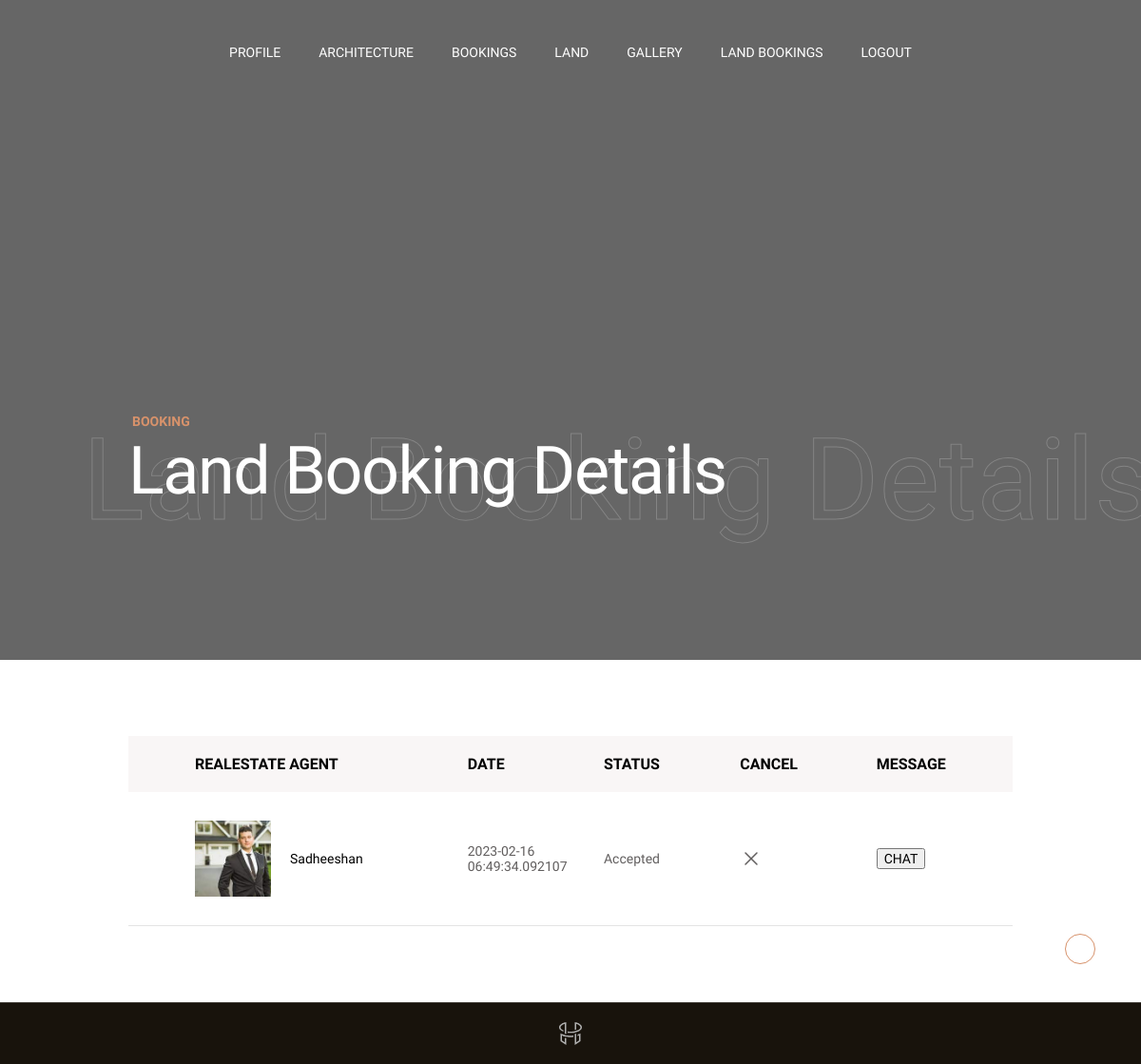
Before: /user/realbook_details.php (signed in) with the older database file.
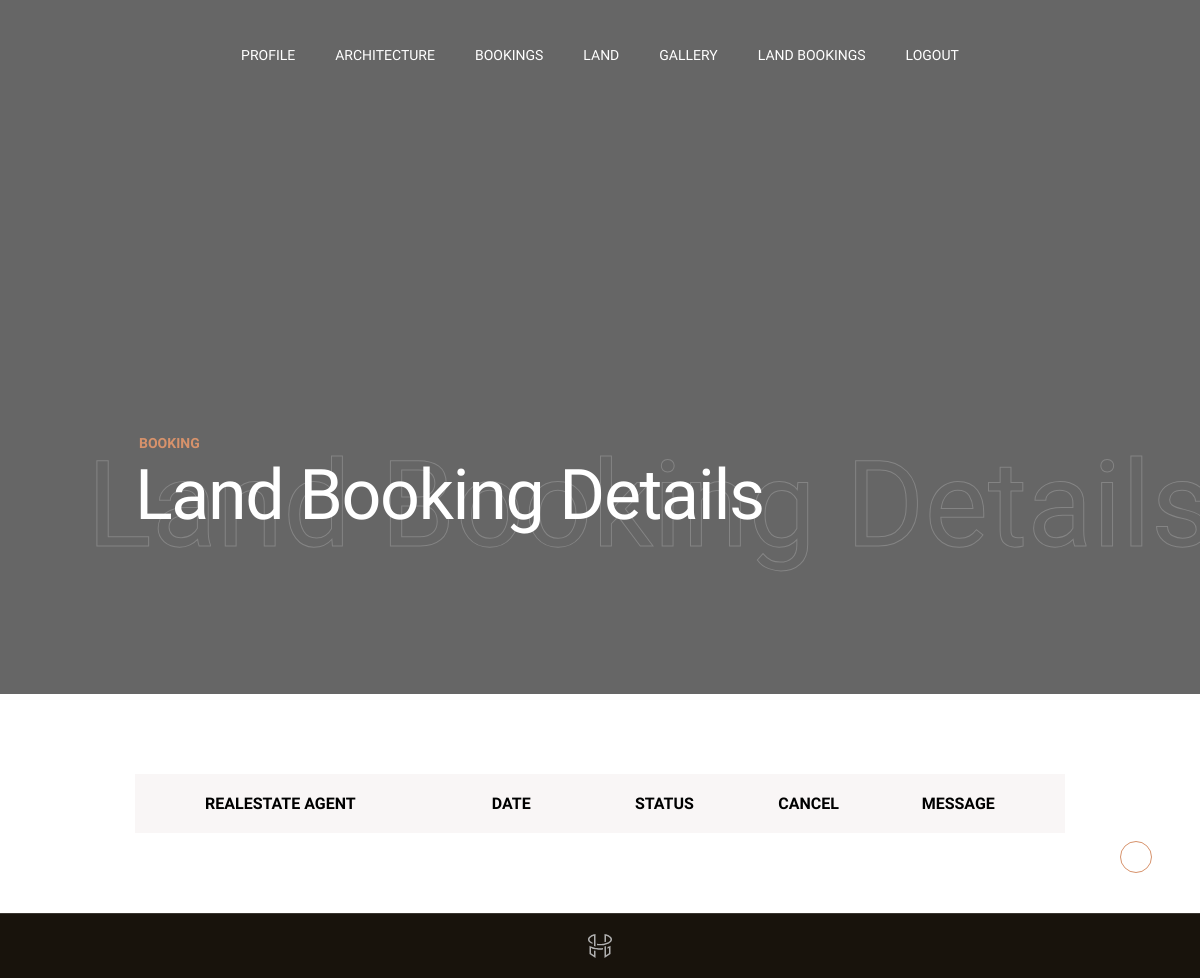
After: the same page with the newer database file.
### tables this page shows
CREATE TABLE IF NOT EXISTS `real_booking` (
  `re_id` int(11) NOT NULL AUTO_INCREMENT,
  `rel_id` int(11) NOT NULL,
  `rerl_id` int(11) NOT NULL,
  `re_fname` varchar(100) NOT NULL,
  `re_lname` varchar(100) NOT NULL,
  `re_email` varchar(100) NOT NULL,
  `re_address` varchar(100) NOT NULL,
  `re_contactnumber` varchar(100) NOT NULL,
  `re_status` varchar(100) NOT NULL,
  `re_date` timestamp(6) NOT NULL DEFAULT CURRENT_TIMESTAMP(6),
  PRIMARY KEY (`re_id`)
);

CREATE TABLE IF NOT EXISTS `real_estate_registration` (
  `r_id` int(30) NOT NULL AUTO_INCREMENT,
  `rl_id` int(30) NOT NULL,
  `r_fname` varchar(100) NOT NULL,
  `r_lname` varchar(100) NOT NULL,
  `r_address` varchar(100) NOT NULL,
  `r_email` varchar(100) NOT NULL,
  `r_password` varchar(100) NOT NULL,
  `r_mobilenumber` varchar(100) NOT NULL,
  `r_file` varchar(100) NOT NULL,
  PRIMARY KEY (`r_id`)
);

### user/realbook_details.php (the view, shortened to what this page needs)
<?php
include 'uheader.php';
?>
  <div class="content-wrapper  js-content-wrapper">
        <section class="page-masthead">
          <div data-parallax="0.6" class="page-masthead__bg">
          </div>
          <div class="container">
            <div class="page-masthead__content">
              <div class="row justify-content-between md:justify-content-center align-items-center">
                <div class="col-lg-9 col-md-10">
                  <div data-anim="slide-up delay-1">
                    <div class="page-masthead__subtitle">Booking</div>
                    <div class="page-masthead__back_title">Land Booking Details</div>
                    <h1 class="page-masthead__title text-white">Land Booking Details</h1>
                  </div>
                </div>
              </div>
            </div>
          </div>
        </section>
        <section class="layout-pt-md layout-pb-md">
          <div class="container">
            <div class="row x-gap-60">
              <div class="col-lg">
                <div class="shopCart-header sm:d-none">
                  <div class="row no-gutters justify-content-between">
                    <div class="col-md-4">
                      <div class="shopCart-header__title">
                        Realestate Agent
                      </div>
                    </div>
                    <div class="col-md-2">
                      <div class="shopCart-header__title">
                        Date
                      </div>
                    </div>
                    <div class="col-md-2">
                      <div class="shopCart-header__title">
                        Status
                      </div>
                    </div>
                    <div class="col-md-2">
                      <div class="shopCart-header__title">
                        Cancel
                      </div>
                    </div>
                    <div class="col-md-2">
                      <div class="shopCart-header__title">
                        Message
                      </div>
                    </div>
                  </div>
                </div>
                <div class="shopCart-products">
                  <?php
                    $result = $con->query("SELECT real_estate_registration.rl_id,real_estate_registration.r_fname,real_booking.re_date,real_booking.re_status,real_estate_registration.r_file,real_booking.re_id  FROM real_booking INNER JOIN real_estate_registration ON real_booking.rerl_id=real_estate_registration.rl_id WHERE real_booking.rel_id=$l_id");
                               while($row= mysqli_fetch_array($result))
                                 {
                                  ?>
                  <div class="shopCart-products__item">
                    <div class="row no-gutters y-gap-10 justify-content-between">
                      <div class="col-md-4">
                        <div class="shopCart-products__product">
                          <div class="image">
                            <div class="bg-image js-lazy" data-bg="../uploads/<?php echo  $r_file= $row['r_file']; ?>"></div>
                          </div>
                          <div class="title"><?php echo  $r_fname= $row['r_fname']; ?></div>
                        </div>
                      </div>
                      <div class="col-md-2 sm:mt-16">
                        <div class="d-flex h-100 align-items-center">
                          <div class="shopCart-products__price text-grey">
                             <?php echo  $re_date=$row['re_date']; ?>
                          </div>
                        </div>
                      </div>
                      <div class="col-md-2">
                        <div class="d-flex h-100 align-items-center">
                          <div class="shopCart-products__quantity text-grey">
                            <?php
  $re_status=$row['re_status'];
if($re_status=='Accepted')
{
 ?>
 <a href="enterdetails.php?re_id=<?php echo $row['re_id']; ?>">Accepted</a>
 <?php
}
else
{
  echo "Booked";
}
                             ?>
                          </div>
                        </div>
                      </div>
                      <div class="col-md-2">
                        <div class="d-flex h-100 align-items-center">
                          <div class="shopCart-products__subtotal text-grey">
                            <div class="shopCart-products__cross">
                       <a href="deletereal_booking.php?re_id=<?php echo $row['re_id']; ?>"> <i class="icon" data-feather="x"></i></a>
                      </div>
                          </div>
                        </div>
                      </div>
                          <div class="col-md-2">
                        <div class="d-flex h-100 align-items-center">
                          <div class="shopCart-products__subtotal text-grey">
                            <div class="shopCart-products__cross">
                       <a href="real_msguser.php?cl_id=<?php echo  $rl_id=$row['rl_id']; ?>"> <input type="button" name="" value="CHAT"></a>
                      </div>
                          </div>
                        </div>
                      </div>
                    </div>
                  </div>
                <?php   }
                                 ?>
                </div>
              </div>
              </div>
          </div>
        </section>
       <?php
include 'ufooter.php';
?>

### user/uheader.php (shortened to what this page needs)
<?php
  $l_id=$_SESSION['l_id'];
                                 ?>
<!DOCTYPE html>
<html lang="en">
<head>
  <link rel="stylesheet" href="dist/leaflet.css"  />
  <link rel="stylesheet" href="css/vendors.css">
  <link rel="stylesheet" href="css/main.css">
   <link rel="stylesheet" href="css/all.min.css">
</head>
<body class="preloader-visible" data-barba="wrapper">
  <div class="barba-container" data-barba="container">
    <main class="main-content  ">
      <header class="header  js-header">
        <div class="header__bar  js-header-bar">
          <div class="row justify-content-between align-items-center">
            <div class="col-auto z-5 js-header-item">
              <div class="header__item -margin-sm">
                <div class="header__logo text-white js-header-logo">
                  <a data-barba href="index.php">
                    <i class="icon icon-logo"></i>
                  </a>
                </div>
              </div>
            </div>
            <div class="menu js-menu ">
              <div class="menu__container">
                <ul class="nav js-navList ">
                  <li class="text-white">
                    <a  href="userprofile.php">Profile</a>
                  </li>
                  <li class="text-white">
                    <a href="architecturecompany.php">Architecture</a>
                  </li>
                  <li class="text-white">
                    <a href="bookingdetails.php">Bookings</a>
                  </li>
                  <li class="text-white">
                    <a href="land_view.php">Land</a>
                  </li>
                   <li class="text-white">
                    <a href="gallery.php">Gallery</a>
                  </li>
                  <li class="text-white">
                    <a href="realbook_details.php">Land Bookings</a>
                  </li>
                  <li class="text-white">
                    <a href="logout.php">Logout</a>
                  </li>
                        </ul>
              </div>
            </div>
            <div class="col-auto z-5 sm:pos-unset js-header-item">
              </div>
            </div>
          </div>
        </div>

### user/ufooter.php (shortened to what this page needs)
 <footer class="footer -type-1">
          <div class="footer__bottom">
            <div class="container">
              <div class="row align-items-center justify-content-between sm:justify-content-start">
                <div class="col-auto sm:order-1">
                  <div class="footer__logo">
                    <img src="img/general/logo.svg" alt="logo">
                  </div>
                </div>
              </div>
            </div>
          </div>
          <div data-cursor class="backButton js-backButton">
            <div class="nav -slider">
              <div class="nav__item -left">
                <i class="icon icon-right-arrow"></i>
              </div>
            </div>
          </div>
        </footer>
      </div>
</body>
</html>

Changed rows visible on the page:
removed real_booking: real_estate_registration.r_fname "Sadheeshan", re_date "2023-02-16 06:49:34.092107"
